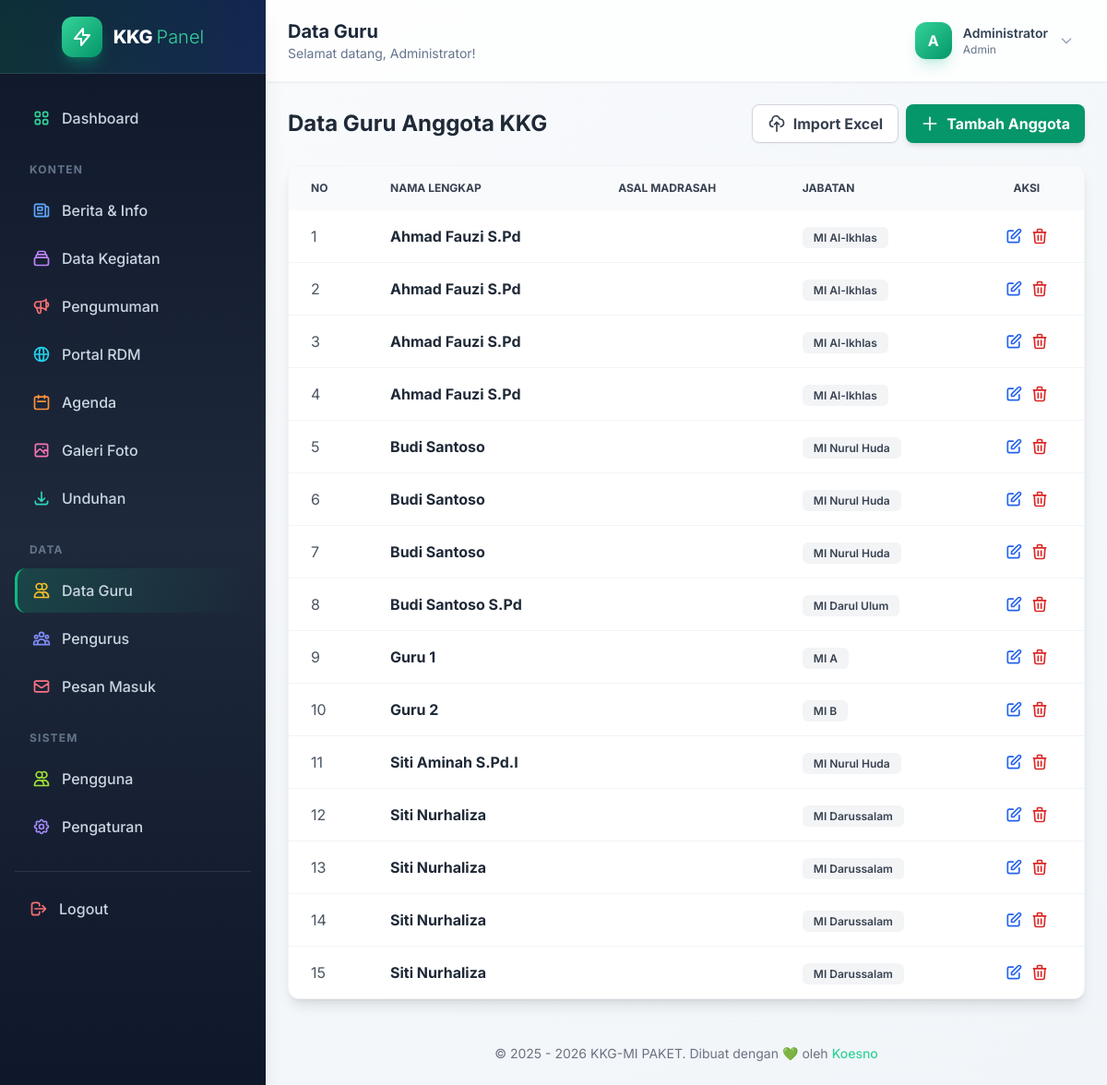
Screenshot of /admin/guru.php (signed in) with the database file from the repository.
### tables this page shows
CREATE TABLE `guru` (
  `id` int NOT NULL,
  `nama` varchar(100) NOT NULL,
  `nip` varchar(50) DEFAULT NULL,
  `asal_madrasah` varchar(100) NOT NULL,
  `status` enum('Aktif','Non-Aktif') DEFAULT 'Aktif',
  `created_at` timestamp NULL DEFAULT CURRENT_TIMESTAMP
);

### admin/guru.php (the view, shortened to what this page needs)
<?php include 'includes/header.php'; ?>
<?php require_once '../config/koneksi.php'; ?>
<div class="flex flex-col sm:flex-row justify-between items-center mb-6">
    <h3 class="text-2xl font-bold text-gray-800 mb-4 sm:mb-0">Data Guru Anggota KKG</h3>
    <div class="flex gap-2">
        <a href="guru_import"
            class="bg-white border border-gray-300 hover:bg-gray-50 text-gray-700 font-bold py-2 px-4 rounded-lg shadow-sm transition flex items-center">
            <svg class="w-5 h-5 mr-2" fill="none" stroke="currentColor" viewBox="0 0 24 24">
                <path stroke-linecap="round" stroke-linejoin="round" stroke-width="2"
                    d="M7 16a4 4 0 01-.88-7.903A5 5 0 1115.9 6L16 6a5 5 0 011 9.9M15 13l-3-3m0 0l-3 3m3-3v12"></path>
            </svg>
            Import Excel
        </a>
        <a href="guru_form"
            class="bg-emerald-600 hover:bg-emerald-700 text-white font-bold py-2 px-4 rounded-lg shadow-md transition flex items-center">
            <svg class="w-5 h-5 mr-2" fill="none" stroke="currentColor" viewBox="0 0 24 24">
                <path stroke-linecap="round" stroke-linejoin="round" stroke-width="2" d="M12 4v16m8-8H4"></path>
            </svg>
            Tambah Anggota
        </a>
    </div>
</div>
<div class="bg-white rounded-xl shadow-lg border border-gray-100 overflow-hidden">
    <div class="overflow-x-auto">
        <table class="w-full text-left text-gray-600">
            <thead class="bg-gray-50 text-gray-700 font-bold uppercase text-xs">
                <tr>
                    <th class="px-6 py-4">No</th>
                    <th class="px-6 py-4">Nama Lengkap</th>
                    <th class="px-6 py-4">Asal Madrasah</th>
                    <th class="px-6 py-4">Jabatan</th>
                    <th class="px-6 py-4 text-center">Aksi</th>
                </tr>
            </thead>
            <tbody class="divide-y divide-gray-100">
                <?php
                $no = 1;
                $query = mysqli_query($koneksi, "SELECT * FROM guru ORDER BY nama ASC");
                if (mysqli_num_rows($query) > 0):
                    while ($row = mysqli_fetch_assoc($query)):
                        ?>
                        <tr class="hover:bg-gray-50 transition">
                            <td class="px-6 py-4"><?= $no++ ?></td>
                            <td class="px-6 py-4 font-bold text-gray-800"><?= $row['nama'] ?></td>
                            <td class="px-6 py-4"><?= $row['jabatan'] ?></td>
                            <td class="px-6 py-4">
                                <span class="bg-gray-100 text-gray-700 py-1 px-3 rounded-md text-xs font-semibold">
                                    <?= $row['asal_madrasah'] ?></span>
                            </td>
                            <td class="px-6 py-4 text-center">
                                <div class="flex justify-center gap-2">
                                    <a href="guru_form.php?id=<?= $row['id'] ?>"
                                        class="text-blue-600 hover:text-blue-800 transition">
                                        <svg class="w-5 h-5" fill="none" stroke="currentColor" viewBox="0 0 24 24">
                                            <path stroke-linecap="round" stroke-linejoin="round" stroke-width="2"
                                                d="M11 5H6a2 2 0 00-2 2v11a2 2 0 002 2h11a2 2 0 002-2v-5m-1.414-9.414a2 2 0 112.828 2.828L11.828 15H9v-2.828l8.586-8.586z">
                                            </path>
                                        </svg>
                                    </a>
                                    <a href="#"
                                        onclick="event.preventDefault(); confirmDelete('guru.php?delete=<?= $row['id'] ?>')"
                                        class="text-red-600 hover:text-red-800 transition">
                                        <svg class="w-5 h-5" fill="none" stroke="currentColor" viewBox="0 0 24 24">
                                            <path stroke-linecap="round" stroke-linejoin="round" stroke-width="2"
                                                d="M19 7l-.867 12.142A2 2 0 0116.138 21H7.862a2 2 0 01-1.995-1.858L5 7m5 4v6m4-6v6m1-10V4a1 1 0 00-1-1h-4a1 1 0 00-1 1v3M4 7h16">
                                            </path>
                                        </svg>
                                    </a>
                                </div>
                            </td>
                        </tr>
                        <?php
                    endwhile;
                else:
                    ?>
                    <tr>
                        <td colspan="6" class="px-6 py-8 text-center text-gray-500 italic">Belum ada data guru.</td>
                    </tr>
                <?php endif; ?>
            </tbody>
        </table>
    </div>
</div>
<?php include 'includes/footer.php'; ?>

### admin/includes/header.php (style rules this page uses)
body { font-family: 'Inter', sans-serif; }

### rows the page displays
guru: nama "Ahmad Fauzi S.Pd", asal_madrasah "MI Al-Ikhlas"
guru: nama "Ahmad Fauzi S.Pd", asal_madrasah "MI Al-Ikhlas"
guru: nama "Ahmad Fauzi S.Pd", asal_madrasah "MI Al-Ikhlas"
guru: nama "Ahmad Fauzi S.Pd", asal_madrasah "MI Al-Ikhlas"
guru: nama "Budi Santoso", asal_madrasah "MI Nurul Huda"
guru: nama "Budi Santoso", asal_madrasah "MI Nurul Huda"
guru: nama "Budi Santoso", asal_madrasah "MI Nurul Huda"
guru: nama "Budi Santoso S.Pd", asal_madrasah "MI Darul Ulum"
guru: nama "Guru 1", asal_madrasah "MI A"
guru: nama "Guru 2", asal_madrasah "MI B"
guru: nama "Siti Aminah S.Pd.I", asal_madrasah "MI Nurul Huda"
guru: nama "Siti Nurhaliza", asal_madrasah "MI Darussalam"
guru: nama "Siti Nurhaliza", asal_madrasah "MI Darussalam"
guru: nama "Siti Nurhaliza", asal_madrasah "MI Darussalam"
guru: nama "Siti Nurhaliza", asal_madrasah "MI Darussalam"

### other values shown
$_SESSION['admin_name'] "Administrator"
substr($_SESSION['admin_name'] ?? 'A', 0, 1) "A"
$_SESSION['admin_role'] "Admin"
